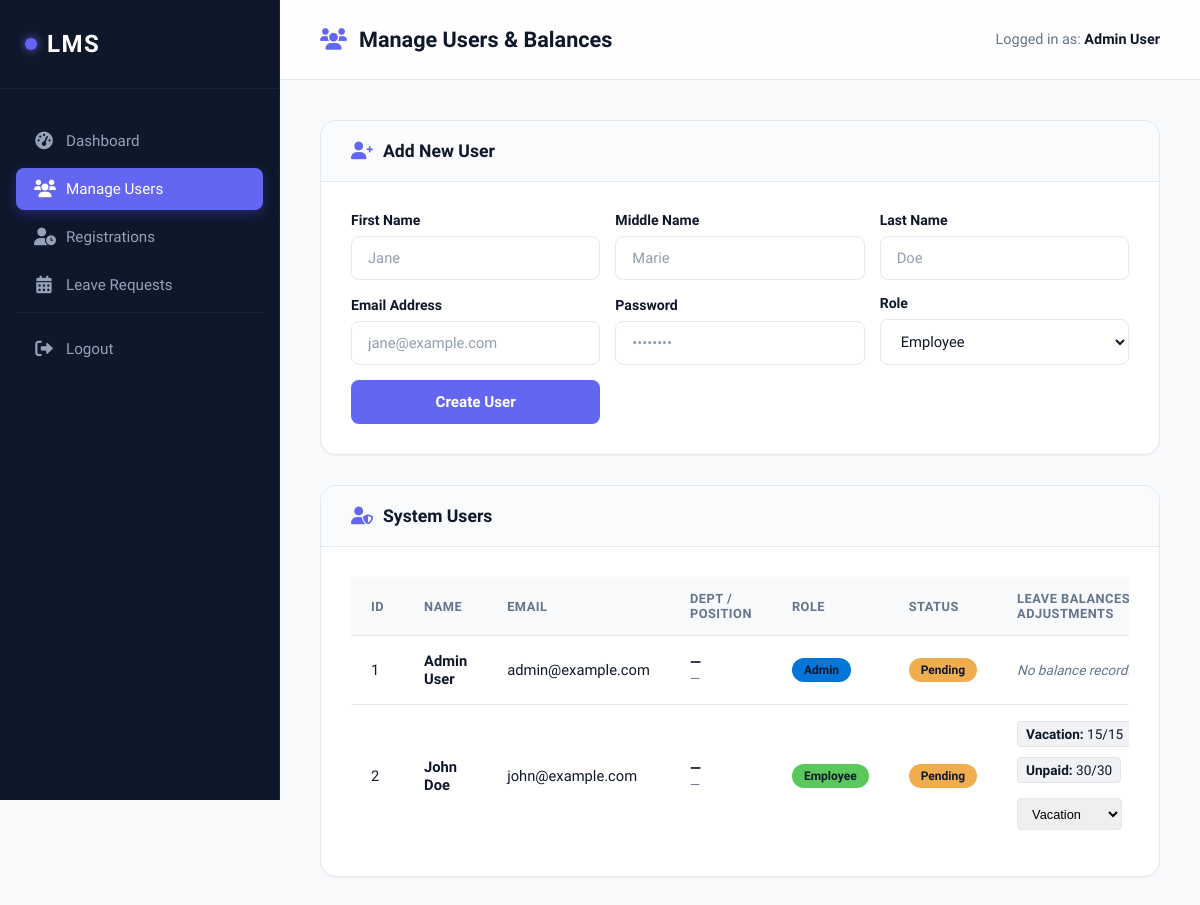
The page /manage_users.php (signed in) on the database its author committed.
### tables this page shows
CREATE TABLE users (
    id INT AUTO_INCREMENT PRIMARY KEY,
    name VARCHAR(100) NOT NULL,
    email VARCHAR(100) NOT NULL UNIQUE,
    password VARCHAR(255) NOT NULL,
    role ENUM('Employee', 'Admin') DEFAULT 'Employee',
    status ENUM('Pending', 'Active', 'Rejected') DEFAULT 'Pending',
    department VARCHAR(100) NULL,
    position VARCHAR(100) NULL
);

CREATE TABLE leave_balances (
    id INT AUTO_INCREMENT PRIMARY KEY,
    user_id INT NOT NULL,
    leave_type ENUM('Vacation', 'Sick Leave', 'Unpaid') NOT NULL,
    total_allowed INT DEFAULT 15,
    days_used INT DEFAULT 0,
    FOREIGN KEY (user_id) REFERENCES users(id) ON DELETE CASCADE
);

### includes/auth_check.php (called while the page is built, shortened)
<?php
function e($value) {
    return htmlspecialchars($value ?? '', ENT_QUOTES, 'UTF-8');
}
?>

### manage_users.php (the view, shortened to what this page needs)
<?php
require_once 'includes/config.php';
require_once 'includes/auth_check.php';
$stmt = $pdo->query("SELECT id, name, email, role, status, department, position FROM users ORDER BY id ASC");
$users = $stmt->fetchAll();
$stmt = $pdo->query("SELECT * FROM leave_balances");
$balances_raw = $stmt->fetchAll();
$balances = [];
foreach ($balances_raw as $b) {
    $balances[$b['user_id']][] = $b;
}
?>
<!DOCTYPE html>
<html lang="en">
<head>
    <link rel="stylesheet" href="assets/style.css">
    <link rel="stylesheet" href="https://cdnjs.cloudflare.com/ajax/libs/font-awesome/6.0.0/css/all.min.css">
</head>
<body>
    <?php include 'includes/sidebar.php'; ?>
    <div class="main-content">
        <div class="top-nav">
            <h2><i class="fas fa-users"></i> Manage Users & Balances</h2>
            <div class="user-info">
                <span>Logged in as: <strong><?php echo e($_SESSION['name']); ?></strong></span>
            </div>
        </div>
        <div class="content-wrapper">
            <div class="card">
                <div class="card-header">
                    <h3><i class="fas fa-user-plus"></i> Add New User</h3>
                </div>
                <div class="card-body">
                    <form method="POST" style="display: flex; flex-direction: column; gap: 15px;">
                        <div style="display: grid; grid-template-columns: repeat(auto-fit, minmax(150px, 1fr)); gap: 15px;">
                            <div class="form-group" style="margin-bottom: 0;">
                                <label>First Name</label>
                                <input type="text" name="first_name" required placeholder="Jane">
                            </div>
                            <div class="form-group" style="margin-bottom: 0;">
                                <label>Middle Name</label>
                                <input type="text" name="middle_name" placeholder="Marie">
                            </div>
                            <div class="form-group" style="margin-bottom: 0;">
                                <label>Last Name</label>
                                <input type="text" name="last_name" required placeholder="Doe">
                            </div>
                        </div>
                        <div style="display: grid; grid-template-columns: repeat(auto-fit, minmax(200px, 1fr)); gap: 15px; align-items: end;">
                            <div class="form-group" style="margin-bottom: 0;">
                                <label>Email Address</label>
                                <input type="email" name="email" required placeholder="jane@example.com">
                            </div>
                            <div class="form-group" style="margin-bottom: 0;">
                                <label>Password</label>
                                <input type="password" name="password" required placeholder="••••••••">
                            </div>
                            <div class="form-group" style="margin-bottom: 0;">
                                <label>Role</label>
                                <select name="role" required>
                                    <option value="Employee">Employee</option>
                                </select>
                            </div>
                            <div class="form-group" style="margin-bottom: 0;">
                                <button type="submit" name="add_user" style="width: 100%; height: 44px;">Create User</button>
                            </div>
                        </div>
                    </form>
                </div>
            </div>
            <div class="card">
                <div class="card-header">
                    <h3><i class="fas fa-user-shield"></i> System Users</h3>
                </div>
                <div class="card-body">
                    <div class="table-responsive">
                        <table>
                            <thead>
                                <tr>
                                    <th>ID</th>
                                    <th>Name</th>
                                    <th>Email</th>
                                    <th>Dept / Position</th>
                                    <th>Role</th>
                                    <th>Status</th>
                                    <th>Leave Balances (Remaining / Total) & Adjustments</th>
                                </tr>
                            </thead>
                            <tbody>
                                <?php foreach ($users as $user): ?>
                                    <tr>
                                        <td><?php echo e($user['id']); ?></td>
                                        <td><strong><?php echo e($user['name']); ?></strong></td>
                                        <td><?php echo e($user['email']); ?></td>
                                        <td>
                                            <div style="font-size: 0.9rem; font-weight: 600;"><?php echo e($user['department'] ?: '—'); ?></div>
                                            <div style="font-size: 0.8rem; color: var(--text-muted);"><?php echo e($user['position'] ?: '—'); ?></div>
                                        </td>
                                        <td>
                                            <span class="badge" style="background: <?php echo $user['role'] === 'Admin' ? '#0275d8' : '#5bc85c'; ?>;">
                                                <?php echo e($user['role']); ?>
                                            </span>
                                        </td>
                                        <td>
                                            <?php
                                            $status_color = '#f0ad4e';
                                            ?>
                                            <span class="badge" style="background: <?php echo $status_color; ?>;">
                                                <?php echo e($user['status']); ?>
                                            </span>
                                        </td>
                                        <td>
                                            <?php if (isset($balances[$user['id']])): ?>
                                                <div style="display: flex; flex-direction: column; gap: 10px;">
                                                    <div style="display: flex; gap: 10px; flex-wrap: wrap;">
                                                        <?php foreach ($balances[$user['id']] as $b): ?>
                                                            <span style="font-size: 0.85rem; background: #f0f2f5; padding: 4px 8px; border-radius: 4px; border: 1px solid #e1e4e8;">
                                                                <strong><?php echo e($b['leave_type']); ?>:</strong>
                                                                <?php echo (float)($b['total_allowed'] - $b['days_used']); ?>/<?php echo (float)$b['total_allowed']; ?>
                                                            </span>
                                                        <?php endforeach; ?>
                                                    </div>
                                                    <?php if ($user['role'] === 'Employee'): ?>
                                                        <form action="adjust_balance.php" method="POST" style="display: flex; gap: 8px; align-items: center; margin-top: 5px;">
                                                            <select name="leave_type" required style="padding: 6px 10px; font-size: 0.8rem; width: auto; height: 32px; border: 1px solid var(--border); border-radius: 4px;">
                                                                <option value="Vacation">Vacation</option>
                                                            </select>
                                                        </form>
                                                    <?php endif; ?>
                                                </div>
                                            <?php else: ?>
                                                <span style="color: var(--text-muted); font-style: italic; font-size: 0.85rem;">No balance records</span>
                                            <?php endif; ?>
                                        </td>
                                    </tr>
                                <?php endforeach; ?>
                            </tbody>
                        </table>
                    </div>
                </div>
            </div>
        </div>
    </div>
</body>
</html>

### includes/sidebar.php (shortened to what this page needs)
<?php
$current_page = basename($_SERVER['PHP_SELF']);
$role = $_SESSION['role'] ?? '';
?>
<div class="sidebar">
    <div class="sidebar-header">
        <h3>LMS</h3>
    </div>
    <ul class="sidebar-menu">
        <?php if ($role === 'Admin'): ?>
            <li class="<?php echo $current_page == 'admin_dashboard.php' ? 'active' : ''; ?>">
                <a href="admin_dashboard.php"><i class="fas fa-fw fa-tachometer-alt"></i> Dashboard</a>
            </li>
            <li class="<?php echo $current_page == 'manage_users.php' ? 'active' : ''; ?>">
                <a href="manage_users.php"><i class="fas fa-fw fa-users"></i> Manage Users</a>
            </li>
            <li class="<?php echo $current_page == 'pending_registrations.php' ? 'active' : ''; ?>">
                <a href="pending_registrations.php"><i class="fas fa-fw fa-user-clock"></i> Registrations</a>
            </li>
            <li class="<?php echo $current_page == 'leave_requests.php' ? 'active' : ''; ?>">
                <a href="leave_requests.php"><i class="fas fa-fw fa-calendar-alt"></i> Leave Requests</a>
            </li>
        <?php endif; ?>
        <li class="logout-link">
            <a href="logout.php"><i class="fas fa-fw fa-sign-out-alt"></i> Logout</a>
        </li>
    </ul>
</div>

### rows shown on the page
users: id "1", name "Admin User", email "admin@example.com", department "—", position "—", role "Admin", status "Pending", shows "No balance…"
users: id "2", name "John Doe", email "john@example.com", department "—", position "—", role "Employee", status "Pending"
leave_balances: leave_type "Vacation", $b['total_allowed']-$b['days_used'] "15", total_allowed "15"
leave_balances: leave_type "Unpaid", $b['total_allowed']-$b['days_used'] "30", total_allowed "30"

### other values the page prints
$_SESSION['name'] "Admin User"
